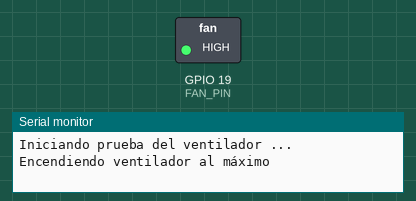
Simulated run of this sketch. Board: ESP32. On the bench: switched loads named in the sketch (green lamp = pin HIGH), the last lines printed to the serial monitor.

Above: at 2.1 s.
At 10.9 s:
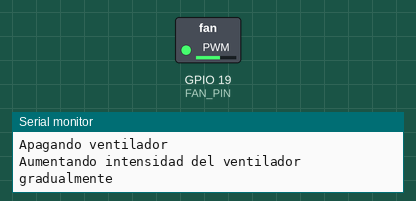
At 16.38 s:
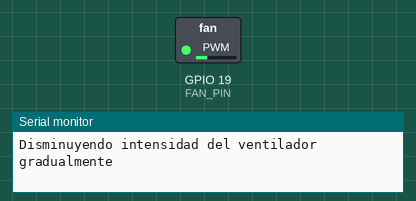
At 30.8 s:
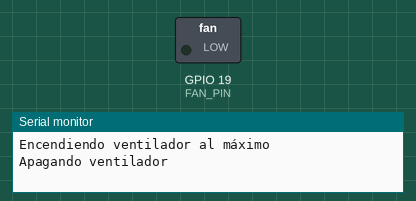
Timing chart, 0 to 40.0 s (numbered marks = the images above):
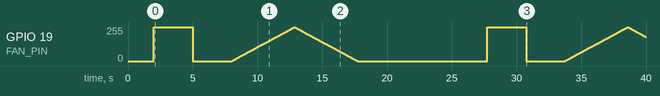

The sketch:

fans.ino
```cpp
#define FAN_PIN 19

// Se establece la configuración del PWM
const int pwmChannel = 0;
const int pwmFreq = 1000;
const int pwmResolution = 8;
const int maxDuty = 255;
const int minDuty = 0;

void setup(){
    Serial.begin(9600);
    pinMode(FAN_PIN, OUTPUT);
    // Configurar PWM
    ledcSetup(pwmChannel, pwmFreq, pwmResolution);
    ledcAttachPin(FAN_PIN, pwmChannel);
    // Se establece el estado inicial del ventilador a apagado
    ledcWrite(pwmChannel, minDuty);
    Serial.println("Iniciando prueba del ventilador ...");
    delay(2000);
}

void loop(){
    // Encender al máximo por 3 segundos

    Serial.println("Encendiendo ventilador al máximo");
    ledcWrite(pwmChannel, maxDuty);
    delay(3000);

    // Apagar completamente por 3 segundos

    Serial.println("Apagando ventilador");
    ledcWrite(pwmChannel, minDuty);
    delay(3000);

    // Aumentar intensidad gradualmente en 5 segundos
    Serial.println("Aumentando intensidad del ventilador gradualmente");
    for (int duty = minDuty; duty <= maxDuty; duty++){
        ledcWrite(pwmChannel, duty);
        delay(5000 / maxDuty);
    }

    // Disminuir intensidad gradualmente en 5 segundos
    Serial.println("Disminuyendo intensidad del ventilador gradualmente");
    for (int duty = maxDuty; duty >= minDuty; duty--){
        ledcWrite(pwmChannel, duty);
        delay(5000 / maxDuty);
    }

    // Esperar 10 segundos antes de repetir el ciclo
    delay(10000);
}
```
